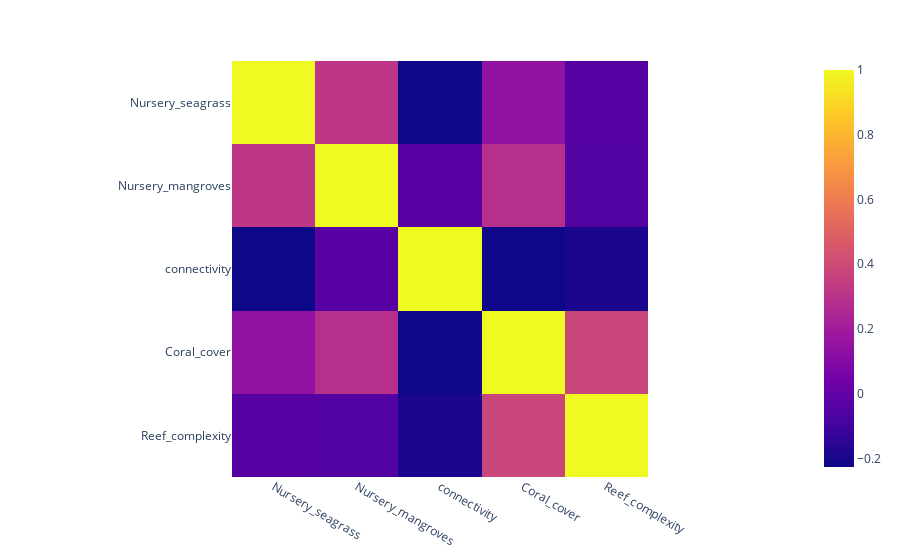

Write notebook code for a chart like this one.
### Markdown cell above
These plot shows that the nursery are high in the region FLA KEYS but low in the DRY TORT and SEFCRI

We can thing that, their exist a link between nursery seagrass/mangrove and coral_cover or/and reef complexity ?

### Code cell
#Correlation matrix between nursery features and coral cover, reef complexity

px.imshow(species.loc[:, ['Nursery_seagrass','Nursery_mangroves', 'connectivity', 'Coral_cover', 'Reef_complexity']].corr())

### Figure 1 — Plotly figure (JSON) as saved in the notebook; plotly's stock layout.template omitted (floating-point values rounded to 4 significant figures)
{"data": [{"coloraxis": "coloraxis", "hovertemplate": "x: %{x}<br>y: %{y}<br>color: %{z}<extra></extra>", "name": "0", "type": "heatmap", "x": ["Nursery_seagrass", "Nursery_mangroves", "connectivity", "Coral_cover", "Reef_complexity"], "xaxis": "x", "y": ["Nursery_seagrass", "Nursery_mangroves", "connectivity", "Coral_cover", "Reef_complexity"], "yaxis": "y", "z": [[1, 0.3206, -0.226, 0.1459, -0.0394], [0.3206, 1, -0.03288, 0.2906, -0.05219], [-0.226, -0.03288, 1, -0.2229, -0.1929], [0.1459, 0.2906, -0.2229, 1, 0.3817], [-0.0394, -0.05219, -0.1929, 0.3817, 1]]}], "layout": {"coloraxis": {"colorscale": [[0, "#0d0887"], [0.1111, "#46039f"], [0.2222, "#7201a8"], [0.3333, "#9c179e"], [0.4444, "#bd3786"], [0.5556, "#d8576b"], [0.6667, "#ed7953"], [0.7778, "#fb9f3a"], [0.8889, "#fdca26"], [1, "#f0f921"]]}, "margin": {"t": 60}, "xaxis": {"anchor": "y", "constrain": "domain", "domain": [0, 1], "scaleanchor": "y"}, "yaxis": {"anchor": "x", "autorange": "reversed", "constrain": "domain", "domain": [0, 1]}}}
